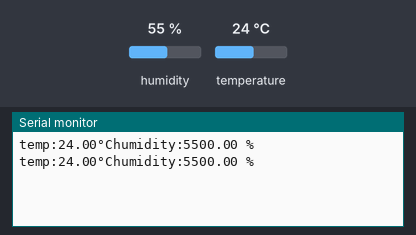
The sketch below on a simulated Arduino Uno, built with avr-gcc and run on an emulated ATmega328P. On the bench: the last lines printed to the serial monitor. Inputs (shaded band) come from the test bench; at power-on: humidity 55 %, temperature 24 °C.

Above: at 1.2 s.
1.3 s: humidity set to 22 %
At 2.4 s:
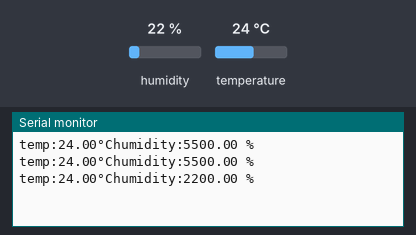
2.8 s: temperature set to 12 °C
At 3.8 s:
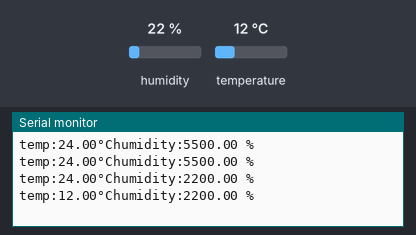
4.3 s: humidity set to 40 %
At 5.4 s:
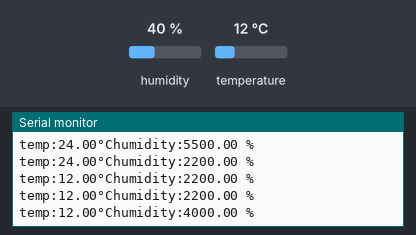
Timing chart, 0 to 7.3 s (numbered marks = the images above; inputs shaded):
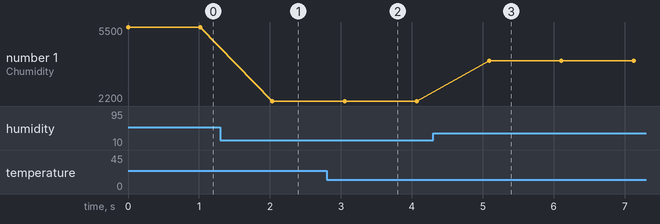

The sketch:

dht20_test.ino
```cpp
#include <DFRobot_DHT20.h>

DFRobot_DHT20 dht20;
void setup(){

  Serial.begin(115200);
  //Initialize sensor
  while(dht20.begin()){
    Serial.println("DHT20 initialization failed. Retry.");
    delay(1000);
  }
}

void loop(){
  Serial.print("temp:");
  Serial.print(dht20.getTemperature());
  Serial.print("°C");

  Serial.print("humidity:");
  Serial.print(dht20.getHumidity()*100);
  Serial.println(" %");

  delay(1000);

}
```

Measured:
- after the input at 1.3 s, the serial monitor: prints a new line after 0.74 s (image 1)
- after the input at 2.8 s, the serial monitor: prints a new line after 0.25 s (image 2)
- after the input at 4.3 s, the serial monitor: prints a new line after 0.79 s (image 3)
- plotted number 1: 5500 → 2200 after the input at 1.3 s, 2200 → 4000 after the input at 4.3 s
